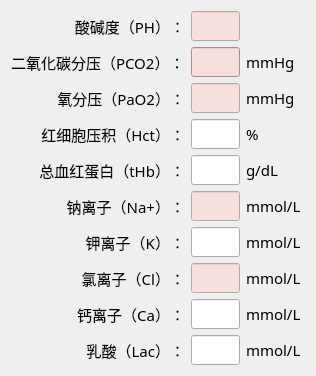
   <widget class="QWidget" name="layoutWidget">
    <property name="geometry">
     <rect>
      <x>30</x>
      <y>50</y>
      <width>281</width>
      <height>301</height>
     </rect>
    </property>
    <property name="font">
     <font>
      <family>黑体</family>
      <pointsize>11</pointsize>
     </font>
    </property>
    <layout class="QGridLayout" name="gridLayout">
     <item row="4" column="1">
      <widget class="QLineEdit" name="thb">
       <property name="font">
        <font>
         <family>宋体</family>
         <pointsize>11</pointsize>
        </font>
       </property>
       <property name="alignment">
        <set>Qt::AlignRight|Qt::AlignTrailing|Qt::AlignVCenter</set>
       </property>
      </widget>
     </item>
     <item row="6" column="0">
      <widget class="QLabel" name="label_9">
       <property name="font">
        <font>
         <family>宋体</family>
         <pointsize>11</pointsize>
        </font>
       </property>
       <property name="text">
        <string>钾离子（K）：</string>
       </property>
       <property name="alignment">
        <set>Qt::AlignRight|Qt::AlignTrailing|Qt::AlignVCenter</set>
       </property>
       <property name="buddy">
        <cstring>k</cstring>
       </property>
      </widget>
     </item>
     <item row="9" column="2">
      <widget class="QLabel" name="label_32">
       <property name="font">
        <font>
         <family>宋体</family>
         <pointsize>11</pointsize>
        </font>
       </property>
       <property name="text">
        <string>mmol/L</string>
       </property>
      </widget>
     </item>
     <item row="2" column="1">
      <widget class="QLineEdit" name="po2">
       <property name="palette">
        <palette>
         <active>
          <colorrole role="Base">
           <brush brushstyle="SolidPattern">
            <color alpha="255">
             <red>247</red>
             <green>223</green>
             <blue>224</blue>
            </color>
           </brush>
          </colorrole>
         </active>
         <inactive>
          <colorrole role="Base">
           <brush brushstyle="SolidPattern">
            <color alpha="255">
             <red>247</red>
             <green>223</green>
             <blue>224</blue>
            </color>
           </brush>
          </colorrole>
         </inactive>
         <disabled>
          <colorrole role="Base">
           <brush brushstyle="SolidPattern">
            <color alpha="255">
             <red>240</red>
             <green>240</green>
             <blue>240</blue>
            </color>
           </brush>
          </colorrole>
         </disabled>
        </palette>
       </property>
       <property name="font">
        <font>
         <family>宋体</family>
         <pointsize>11</pointsize>
        </font>
       </property>
       <property name="autoFillBackground">
        <bool>false</bool>
       </property>
       <property name="alignment">
        <set>Qt::AlignRight|Qt::AlignTrailing|Qt::AlignVCenter</set>
       </property>
       <property name="placeholderText">
        <string/>
       </property>
      </widget>
     </item>
     <item row="2" column="0">
      <widget class="QLabel" name="label_5">
       <property name="font">
        <font>
         <family>宋体</family>
         <pointsize>11</pointsize>
        </font>
       </property>
       <property name="text">
        <string>氧分压（PaO2）：</string>
       </property>
       <property name="alignment">
        <set>Qt::AlignRight|Qt::AlignTrailing|Qt::AlignVCenter</set>
       </property>
       <property name="buddy">
        <cstring>po2</cstring>
       </property>
      </widget>
     </item>
     <item row="9" column="1">
      <widget class="QLineEdit" name="lac">
       <property name="font">
        <font>
         <family>宋体</family>
         <pointsize>11</pointsize>
        </font>
       </property>
       <property name="alignment">
        <set>Qt::AlignRight|Qt::AlignTrailing|Qt::AlignVCenter</set>
       </property>
      </widget>
     </item>
     <item row="1" column="1">
      <widget class="QLineEdit" name="pco2">
       <property name="palette">
        <palette>
         <active>
          <colorrole role="WindowText">
           <brush brushstyle="SolidPattern">
            <color alpha="255">
             <red>0</red>
             <green>0</green>
             <blue>0</blue>
            </color>
           </brush>
          </colorrole>
          <colorrole role="Button">
           <brush brushstyle="SolidPattern">
            <color alpha="255">
             <red>241</red>
             <green>196</green>
             <blue>193</blue>
            </color>
           </brush>
          </colorrole>
          <colorrole role="Light">
           <brush brushstyle="SolidPattern">
            <color alpha="255">
             <red>255</red>
             <green>255</green>
             <blue>255</blue>
            </color>
           </brush>
          </colorrole>
          <colorrole role="Midlight">
           <brush brushstyle="SolidPattern">
            <color alpha="255">
             <red>248</red>
             <green>225</green>
             <blue>224</blue>
            </color>
           </brush>
          </colorrole>
          <colorrole role="Dark">
           <brush brushstyle="SolidPattern">
            <color alpha="255">
             <red>120</red>
             <green>98</green>
             <blue>96</blue>
            </color>
           </brush>
          </colorrole>
          <colorrole role="Mid">
           <brush brushstyle="SolidPattern">
            <color alpha="255">
             <red>161</red>
             <green>131</green>
             <blue>129</blue>
            </color>
           </brush>
          </colorrole>
          <colorrole role="Text">
           <brush brushstyle="SolidPattern">
            <color alpha="255">
             <red>0</red>
             <green>0</green>
             <blue>0</blue>
            </color>
           </brush>
          </colorrole>
          <colorrole role="BrightText">
           <brush brushstyle="SolidPattern">
            <color alpha="255">
             <red>255</red>
             <green>255</green>
             <blue>255</blue>
            </color>
           </brush>
          </colorrole>
          <colorrole role="ButtonText">
           <brush brushstyle="SolidPattern">
            <color alpha="255">
             <red>0</red>
             <green>0</green>
             <blue>0</blue>
            </color>
           </brush>
          </colorrole>
          <colorrole role="Base">
           <brush brushstyle="SolidPattern">
            <color alpha="255">
             <red>247</red>
             <green>223</green>
             <blue>224</blue>
            </color>
           </brush>
          </colorrole>
          <colorrole role="Window">
           <brush brushstyle="SolidPattern">
            <color alpha="255">
             <red>241</red>
             <green>196</green>
             <blue>193</blue>
            </color>
           </brush>
          </colorrole>
          <colorrole role="Shadow">
           <brush brushstyle="SolidPattern">
            <color alpha="255">
             <red>0</red>
             <green>0</green>
             <blue>0</blue>
            </color>
           </brush>
          </colorrole>
          <colorrole role="AlternateBase">
           <brush brushstyle="SolidPattern">
            <color alpha="255">
             <red>248</red>
             <green>225</green>
             <blue>224</blue>
            </color>
           </brush>
          </colorrole>
          <colorrole role="ToolTipBase">
           <brush brushstyle="SolidPattern">
            <color alpha="255">
             <red>255</red>
             <green>255</green>
             <blue>220</blue>
            </color>
           </brush>
          </colorrole>
          <colorrole role="ToolTipText">
           <brush brushstyle="SolidPattern">
            <color alpha="255">
             <red>0</red>
             <green>0</green>
             <blue>0</blue>
            </color>
           </brush>
          </colorrole>
          <colorrole role="PlaceholderText">
           <brush brushstyle="SolidPattern">
            <color alpha="128">
             <red>0</red>
             <green>0</green>
             <blue>0</blue>
            </color>
           </brush>
          </colorrole>
         </active>
         <inactive>
          <colorrole role="WindowText">
           <brush brushstyle="SolidPattern">
            <color alpha="255">
             <red>0</red>
             <green>0</green>
             <blue>0</blue>
            </color>
           </brush>
          </colorrole>
          <colorrole role="Button">
           <brush brushstyle="SolidPattern">
            <color alpha="255">
             <red>241</red>
             <green>196</green>
             <blue>193</blue>
            </color>
           </brush>
          </colorrole>
          <colorrole role="Light">
           <brush brushstyle="SolidPattern">
            <color alpha="255">
             <red>255</red>
             <green>255</green>
             <blue>255</blue>
            </color>
           </brush>
          </colorrole>
          <colorrole role="Midlight">
           <brush brushstyle="SolidPattern">
            <color alpha="255">
             <red>248</red>
             <green>225</green>
             <blue>224</blue>
            </color>
           </brush>
          </colorrole>
          <colorrole role="Dark">
           <brush brushstyle="SolidPattern">
            <color alpha="255">
             <red>120</red>
             <green>98</green>
             <blue>96</blue>
            </color>
           </brush>
          </colorrole>
          <colorrole role="Mid">
           <brush brushstyle="SolidPattern">
            <color alpha="255">
             <red>161</red>
             <green>131</green>
             <blue>129</blue>
            </color>
           </brush>
          </colorrole>
          <colorrole role="Text">
           <brush brushstyle="SolidPattern">
            <color alpha="255">
             <red>0</red>
             <green>0</green>
             <blue>0</blue>
            </color>
           </brush>
          </colorrole>
          <colorrole role="BrightText">
           <brush brushstyle="SolidPattern">
            <color alpha="255">
             <red>255</red>
             <green>255</green>
             <blue>255</blue>
            </color>
           </brush>
          </colorrole>
          <colorrole role="ButtonText">
           <brush brushstyle="SolidPattern">
            <color alpha="255">
             <red>0</red>
             <green>0</green>
             <blue>0</blue>
            </color>
           </brush>
          </colorrole>
          <colorrole role="Base">
           <brush brushstyle="SolidPattern">
            <color alpha="255">
             <red>247</red>
             <green>223</green>
             <blue>224</blue>
            </color>
           </brush>
          </colorrole>
          <colorrole role="Window">
           <brush brushstyle="SolidPattern">
            <color alpha="255">
             <red>241</red>
             <green>196</green>
             <blue>193</blue>
            </color>
           </brush>
          </colorrole>
          <colorrole role="Shadow">
           <brush brushstyle="SolidPattern">
            <color alpha="255">
             <red>0</red>
             <green>0</green>
             <blue>0</blue>
            </color>
           </brush>
          </colorrole>
          <colorrole role="AlternateBase">
           <brush brushstyle="SolidPattern">
            <color alpha="255">
             <red>248</red>
             <green>225</green>
             <blue>224</blue>
            </color>
           </brush>
          </colorrole>
          <colorrole role="ToolTipBase">
           <brush brushstyle="SolidPattern">
            <color alpha="255">
             <red>255</red>
             <green>255</green>
             <blue>220</blue>
            </color>
           </brush>
          </colorrole>
          <colorrole role="ToolTipText">
           <brush brushstyle="SolidPattern">
            <color alpha="255">
             <red>0</red>
             <green>0</green>
             <blue>0</blue>
            </color>
           </brush>
          </colorrole>
          <colorrole role="PlaceholderText">
           <brush brushstyle="SolidPattern">
            <color alpha="128">
             <red>0</red>
             <green>0</green>
             <blue>0</blue>
            </color>
           </brush>
          </colorrole>
         </inactive>
         <disabled>
          <colorrole role="WindowText">
           <brush brushstyle="SolidPattern">
            <color alpha="255">
             <red>120</red>
             <green>98</green>
             <blue>96</blue>
            </color>
           </brush>
          </colorrole>
          <colorrole role="Button">
           <brush brushstyle="SolidPattern">
            <color alpha="255">
             <red>241</red>
             <green>196</green>
             <blue>193</blue>
            </color>
           </brush>
          </colorrole>
          <colorrole role="Light">
           <brush brushstyle="SolidPattern">
            <color alpha="255">
             <red>255</red>
             <green>255</green>
             <blue>255</blue>
            </color>
           </brush>
          </colorrole>
          <colorrole role="Midlight">
           <brush brushstyle="SolidPattern">
            <color alpha="255">
             <red>248</red>
             <green>225</green>
             <blue>224</blue>
            </color>
           </brush>
          </colorrole>
          <colorrole role="Dark">
           <brush brushstyle="SolidPattern">
            <color alpha="255">
             <red>120</red>
             <green>98</green>
             <blue>96</blue>
            </color>
           </brush>
          </colorrole>
          <colorrole role="Mid">
           <brush brushstyle="SolidPattern">
            <color alpha="255">
             <red>161</red>
             <green>131</green>
             <blue>129</blue>
            </color>
           </brush>
          </colorrole>
          <colorrole role="Text">
           <brush brushstyle="SolidPattern">
            <color alpha="255">
             <red>120</red>
             <green>98</green>
             <blue>96</blue>
            </color>
           </brush>
          </colorrole>
          <colorrole role="BrightText">
           <brush brushstyle="SolidPattern">
            <color alpha="255">
             <red>255</red>
             <green>255</green>
             <blue>255</blue>
            </color>
           </brush>
          </colorrole>
          <colorrole role="ButtonText">
           <brush brushstyle="SolidPattern">
            <color alpha="255">
             <red>120</red>
             <green>98</green>
             <blue>96</blue>
            </color>
           </brush>
          </colorrole>
          <colorrole role="Base">
           <brush brushstyle="SolidPattern">
            <color alpha="255">
             <red>240</red>
             <green>240</green>
             <blue>240</blue>
            </color>
           </brush>
          </colorrole>
          <colorrole role="Window">
           <brush brushstyle="SolidPattern">
            <color alpha="255">
             <red>241</red>
             <green>196</green>
             <blue>193</blue>
            </color>
           </brush>
          </colorrole>
          <colorrole role="Shadow">
           <brush brushstyle="SolidPattern">
            <color alpha="255">
             <red>0</red>
             <green>0</green>
             <blue>0</blue>
            </color>
           </brush>
          </colorrole>
          <colorrole role="AlternateBase">
           <brush brushstyle="SolidPattern">
            <color alpha="255">
             <red>241</red>
             <green>196</green>
             <blue>193</blue>
            </color>
           </brush>
          </colorrole>
          <colorrole role="ToolTipBase">
           <brush brushstyle="SolidPattern">
            <color alpha="255">
             <red>255</red>
             <green>255</green>
             <blue>220</blue>
            </color>
           </brush>
          </colorrole>
          <colorrole role="ToolTipText">
           <brush brushstyle="SolidPattern">
            <color alpha="255">
             <red>0</red>
             <green>0</green>
             <blue>0</blue>
            </color>
           </brush>
          </colorrole>
          <colorrole role="PlaceholderText">
           <brush brushstyle="SolidPattern">
            <color alpha="128">
             <red>0</red>
             <green>0</green>
             <blue>0</blue>
            </color>
           </brush>
          </colorrole>
         </disabled>
        </palette>
       </property>
       <property name="font">
        <font>
         <family>宋体</family>
         <pointsize>11</pointsize>
        </font>
       </property>
       <property name="text">
        <string/>
       </property>
       <property name="alignment">
        <set>Qt::AlignRight|Qt::AlignTrailing|Qt::AlignVCenter</set>
       </property>
       <property name="placeholderText">
        <string/>
       </property>
      </widget>
     </item>
     <item row="9" column="0">
      <widget class="QLabel" name="label_12">
       <property name="font">
        <font>
         <family>宋体</family>
         <pointsize>11</pointsize>
        </font>
       </property>
       <property name="text">
        <string>乳酸（Lac）：</string>
       </property>
       <property name="alignment">
        <set>Qt::AlignRight|Qt::AlignTrailing|Qt::AlignVCenter</set>
       </property>
       <property name="buddy">
        <cstring>lac</cstring>
       </property>
      </widget>
     </item>
     <item row="3" column="0">
      <widget class="QLabel" name="label_6">
       <property name="font">
        <font>
         <family>宋体</family>
         <pointsize>11</pointsize>
        </font>
       </property>
       <property name="text">
        <string>红细胞压积（Hct）：</string>
       </property>
       <property name="alignment">
        <set>Qt::AlignRight|Qt::AlignTrailing|Qt::AlignVCenter</set>
       </property>
       <property name="buddy">
        <cstring>hct</cstring>
       </property>
      </widget>
     </item>
     <item row="2" column="2">
      <widget class="QLabel" name="label_25">
       <property name="font">
        <font>
         <family>宋体</family>
         <pointsize>11</pointsize>
        </font>
       </property>
       <property name="text">
        <string>mmHg</string>
       </property>
      </widget>
     </item>
     <item row="8" column="0">
      <widget class="QLabel" name="label_11">
       <property name="font">
        <font>
         <family>宋体</family>
         <pointsize>11</pointsize>
        </font>
       </property>
       <property name="text">
        <string>钙离子（Ca）：</string>
       </property>
       <property name="alignment">
        <set>Qt::AlignRight|Qt::AlignTrailing|Qt::AlignVCenter</set>
       </property>
       <property name="buddy">
        <cstring>ca</cstring>
       </property>
      </widget>
     </item>
     <item row="7" column="0">
      <widget class="QLabel" name="label_10">
       <property name="font">
        <font>
         <family>宋体</family>
         <pointsize>11</pointsize>
        </font>
       </property>
       <property name="text">
        <string>氯离子（Cl）：</string>
       </property>
       <property name="alignment">
        <set>Qt::AlignRight|Qt::AlignTrailing|Qt::AlignVCenter</set>
       </property>
       <property name="buddy">
        <cstring>cl</cstring>
       </property>
      </widget>
     </item>
     <item row="5" column="2">
      <widget class="QLabel" name="label_28">
       <property name="font">
        <font>
         <family>宋体</family>
         <pointsize>11</pointsize>
        </font>
       </property>
       <property name="text">
        <string>mmol/L </string>
       </property>
      </widget>
     </item>
     <item row="7" column="1">
      <widget class="QLineEdit" name="cl">
       <property name="palette">
        <palette>
         <active>
          <colorrole role="Base">
           <brush brushstyle="SolidPattern">
            <color alpha="255">
             <red>247</red>
             <green>223</green>
             <blue>224</blue>
            </color>
           </brush>
          </colorrole>
         </active>
         <inactive>
          <colorrole role="Base">
           <brush brushstyle="SolidPattern">
            <color alpha="255">
             <red>247</red>
             <green>223</green>
             <blue>224</blue>
            </color>
           </brush>
          </colorrole>
         </inactive>
         <disabled>
          <colorrole role="Base">
           <brush brushstyle="SolidPattern">
            <color alpha="255">
             <red>240</red>
             <green>240</green>
             <blue>240</blue>
            </color>
           </brush>
          </colorrole>
         </disabled>
        </palette>
       </property>
       <property name="font">
        <font>
         <family>宋体</family>
         <pointsize>11</pointsize>
        </font>
       </property>
       <property name="alignment">
        <set>Qt::AlignRight|Qt::AlignTrailing|Qt::AlignVCenter</set>
       </property>
      </widget>
     </item>
     <item row="8" column="1">
      <widget class="QLineEdit" name="ca">
       <property name="font">
        <font>
         <family>宋体</family>
         <pointsize>11</pointsize>
        </font>
       </property>
       <property name="alignment">
        <set>Qt::AlignRight|Qt::AlignTrailing|Qt::AlignVCenter</set>
       </property>
      </widget>
     </item>
     <item row="3" column="2">
      <widget class="QLabel" name="label_26">
       <property name="font">
        <font>
         <family>宋体</family>
         <pointsize>11</pointsize>
        </font>
       </property>
       <property name="text">
        <string>%</string>
       </property>
      </widget>
     </item>
     <item row="1" column="2">
      <widget class="QLabel" name="label_24">
       <property name="font">
        <font>
         <family>宋体</family>
         <pointsize>11</pointsize>
        </font>
       </property>
       <property name="text">
        <string>mmHg</string>
       </property>
      </widget>
     </item>
     <item row="6" column="2">
      <widget class="QLabel" name="label_29">
       <property name="font">
        <font>
         <family>宋体</family>
         <pointsize>11</pointsize>
        </font>
       </property>
       <property name="text">
        <string>mmol/L</string>
       </property>
      </widget>
     </item>
     <item row="8" column="2">
      <widget class="QLabel" name="label_31">
       <property name="font">
        <font>
         <family>宋体</family>
         <pointsize>11</pointsize>
        </font>
       </property>
       <property name="text">
        <string>mmol/L</string>
       </property>
      </widget>
     </item>
     <item row="4" column="2">
      <widget class="QLabel" name="label_27">
       <property name="font">
        <font>
         <family>宋体</family>
         <pointsize>11</pointsize>
        </font>
       </property>
       <property name="text">
        <string>g/dL</string>
       </property>
      </widget>
     </item>
     <item row="5" column="1">
      <widget class="QLineEdit" name="na">
       <property name="palette">
        <palette>
         <active>
          <colorrole role="Base">
           <brush brushstyle="SolidPattern">
            <color alpha="255">
             <red>247</red>
             <green>223</green>
             <blue>224</blue>
            </color>
           </brush>
          </colorrole>
         </active>
         <inactive>
          <colorrole role="Base">
           <brush brushstyle="SolidPattern">
            <color alpha="255">
             <red>247</red>
             <green>223</green>
             <blue>224</blue>
            </color>
           </brush>
          </colorrole>
         </inactive>
         <disabled>
          <colorrole role="Base">
           <brush brushstyle="SolidPattern">
            <color alpha="255">
             <red>240</red>
             <green>240</green>
             <blue>240</blue>
            </color>
           </brush>
          </colorrole>
         </disabled>
        </palette>
       </property>
       <property name="font">
        <font>
         <family>宋体</family>
         <pointsize>11</pointsize>
        </font>
       </property>
       <property name="alignment">
        <set>Qt::AlignRight|Qt::AlignTrailing|Qt::AlignVCenter</set>
       </property>
      </widget>
     </item>
     <item row="1" column="0">
      <widget class="QLabel" name="label_4">
       <property name="font">
        <font>
         <family>宋体</family>
         <pointsize>11</pointsize>
        </font>
       </property>
       <property name="text">
        <string>二氧化碳分压（PCO2）：</string>
       </property>
       <property name="buddy">
        <cstring>pco2</cstring>
       </property>
      </widget>
     </item>
     <item row="6" column="1">
      <widget class="QLineEdit" name="k">
       <property name="font">
        <font>
         <family>宋体</family>
         <pointsize>11</pointsize>
        </font>
       </property>
       <property name="alignment">
        <set>Qt::AlignRight|Qt::AlignTrailing|Qt::AlignVCenter</set>
       </property>
      </widget>
     </item>
     <item row="3" column="1">
      <widget class="QLineEdit" name="hct">
       <property name="font">
        <font>
         <family>宋体</family>
         <pointsize>11</pointsize>
        </font>
       </property>
       <property name="alignment">
        <set>Qt::AlignRight|Qt::AlignTrailing|Qt::AlignVCenter</set>
       </property>
      </widget>
     </item>
     <item row="5" column="0">
      <widget class="QLabel" name="label_8">
       <property name="font">
        <font>
         <family>宋体</family>
         <pointsize>11</pointsize>
        </font>
       </property>
       <property name="text">
        <string>钠离子（Na+）：</string>
       </property>
       <property name="alignment">
        <set>Qt::AlignRight|Qt::AlignTrailing|Qt::AlignVCenter</set>
       </property>
       <property name="buddy">
        <cstring>na</cstring>
       </property>
      </widget>
     </item>
     <item row="0" column="1">
      <widget class="QLineEdit" name="ph">
       <property name="palette">
        <palette>
         <active>
          <colorrole role="Base">
           <brush brushstyle="SolidPattern">
            <color alpha="255">
             <red>247</red>
             <green>223</green>
             <blue>224</blue>
            </color>
           </brush>
          </colorrole>
         </active>
         <inactive>
          <colorrole role="Base">
           <brush brushstyle="SolidPattern">
            <color alpha="255">
             <red>247</red>
             <green>223</green>
             <blue>224</blue>
            </color>
           </brush>
          </colorrole>
         </inactive>
         <disabled>
          <colorrole role="Base">
           <brush brushstyle="SolidPattern">
            <color alpha="255">
             <red>240</red>
             <green>240</green>
             <blue>240</blue>
            </color>
           </brush>
          </colorrole>
         </disabled>
        </palette>
       </property>
       <property name="font">
        <font>
         <family>宋体</family>
         <pointsize>11</pointsize>
        </font>
       </property>
       <property name="cursor">
        <cursorShape>IBeamCursor</cursorShape>
       </property>
       <property name="inputMethodHints">
        <set>Qt::ImhNone</set>
       </property>
       <property name="alignment">
        <set>Qt::AlignRight|Qt::AlignTrailing|Qt::AlignVCenter</set>
       </property>
       <property name="placeholderText">
        <string/>
       </property>
       <property name="clearButtonEnabled">
        <bool>false</bool>
       </property>
      </widget>
     </item>
     <item row="4" column="0">
      <widget class="QLabel" name="label_7">
       <property name="font">
        <font>
         <family>宋体</family>
         <pointsize>11</pointsize>
        </font>
       </property>
       <property name="text">
        <string>总血红蛋白（tHb）：</string>
       </property>
       <property name="alignment">
        <set>Qt::AlignRight|Qt::AlignTrailing|Qt::AlignVCenter</set>
       </property>
       <property name="buddy">
        <cstring>thb</cstring>
       </property>
      </widget>
     </item>
     <item row="0" column="0">
      <widget class="QLabel" name="label_3">
       <property name="font">
        <font>
         <family>宋体</family>
         <pointsize>11</pointsize>
        </font>
       </property>
       <property name="text">
        <string>酸碱度（PH）：</string>
       </property>
       <property name="alignment">
        <set>Qt::AlignRight|Qt::AlignTrailing|Qt::AlignVCenter</set>
       </property>
       <property name="buddy">
        <cstring>ph</cstring>
       </property>
      </widget>
     </item>
     <item row="7" column="2">
      <widget class="QLabel" name="label_30">
       <property name="font">
        <font>
         <family>宋体</family>
         <pointsize>11</pointsize>
        </font>
       </property>
       <property name="text">
        <string>mmol/L</string>
       </property>
      </widget>
     </item>
    </layout>
   </widget>
